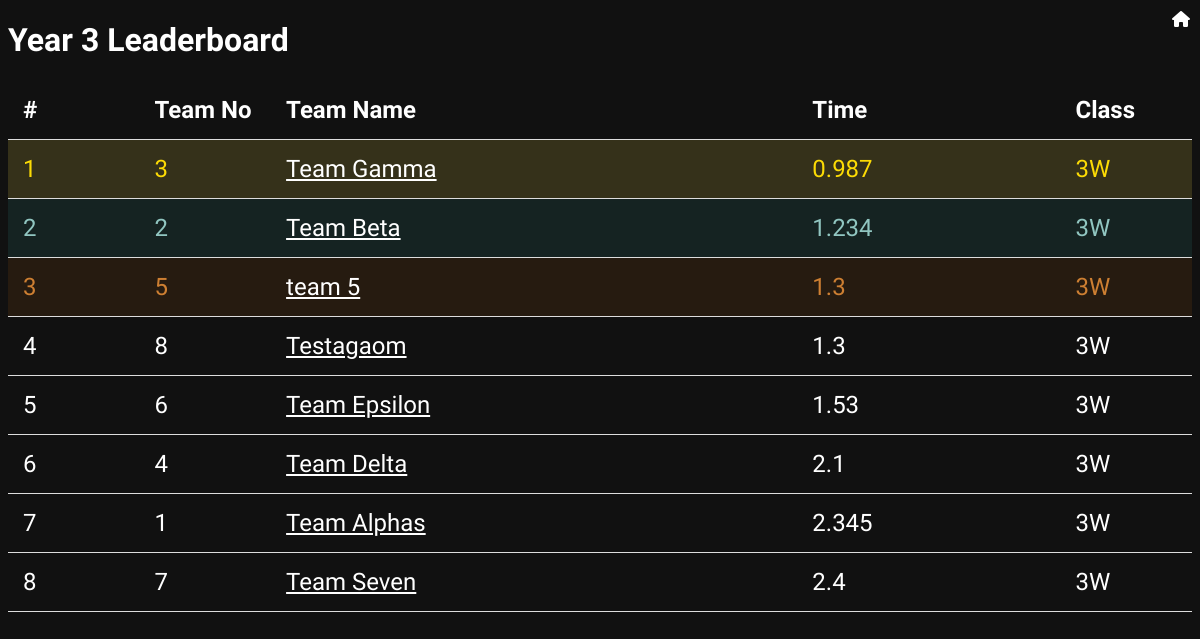
/leaderboard/3, run on the app's committed database.
### tables this page shows
CREATE TABLE teams (
    id INTEGER PRIMARY KEY,    -- Corresponds to the "#" in the JSON
    name VARCHAR(255),         -- Team name
    class VARCHAR(10),         -- Class (e.g., "6L", "3W")
    members VARCHAR(255)       -- Team members (CSV) 
    
);

### main.py (the view)
@app.route('/leaderboard/<filter>')
def leaderboard(filter):
    teams = getLeaderboard(filter)
    filterDesc = None
    if filter.isnumeric():
        filterDesc = "Year " + filter
    elif filter=="*":
        filterDesc = "All Students "
    else:
        filterDesc = "Class " + filter
    return render_template('board.html', teams=teams, desc=filterDesc)

### main.py (called while the page is built)
def get_db_connection():
    conn = sqlite3.connect('test.db')
    conn.row_factory = sqlite3.Row  # Set row_factory to sqlite3.Row
    cursor = conn.cursor()
    return conn, cursor

def getLeaderboard(filter):
    if filter == '*':
        filter = ''
    filter = f"%{filter}%"
    conn, cursor = get_db_connection()
    cursor.execute('''
    SELECT te.id, te.name, te.class, MIN(t.time_record) AS fastest_time
    FROM teams te
    LEFT JOIN times t ON te.id = t.team_id
    WHERE te.class LIKE ?
    GROUP BY te.id, te.name
    ORDER BY
    CASE WHEN MIN(t.time_record) IS NULL THEN 999 ELSE MIN(t.time_record) END;
    ''', (filter,))
    teams = cursor.fetchall()
    conn.close()
    return teams

### templates/board.html (shortened to what this page needs)
<!DOCTYPE HTML>
<html>
<head>
    <link rel="stylesheet" type="text/css" href="{{ url_for('static', filename='css/style.css') }}">
    <link rel="stylesheet" href="https://cdnjs.cloudflare.com/ajax/libs/font-awesome/6.0.0-beta3/css/all.min.css">
</head>
<body>
  <a href="/" class="home-icon">
    <i class="fas fa-home"></i>
</a>
<h1> {{ desc }} Leaderboard</h1>
  <table style='width:100%'>
    <thead>
      <colgroup>
        <col " width="10%">
        <col width="10%">
        <col  width="40%">
        <col  width="20%">
        <col  width="10%">
      </colgroup>
      <tr>
        <th>#</th>
        <th>Team No</th>
        <th>Team Name</th>
        <th>Time</th>
        <th>Class</th>
      </tr>
  </thead>
  <tbody>
    {% for team in teams %}
    <tr class="{{ 'first' if loop.index == 1 else 'second' if loop.index == 2 else 'third' if loop.index == 3 else '' }}">
        <td>{{ loop.index }}</td>
        <td>{{ team['id'] }}</td>
        <td><a href="/team/{{ team['id'] }}">{{ team['name'] }}</a></td>
        <td>{{ team['fastest_time'] }}</td>
        <td>{{ team['class'] }}</td>
      </tr>
    {% endfor %}
  </table>
</body>
</html>

### static/css/style.css (style rules this page uses)
body { background-color: #111111; color: white; font-family: 'Exo', sans-serif; font-size:100%; }
table { border-collapse: collapse; width:100%; font-size:150%; border-color: #6b6566; }
th, td { border-bottom: 1px solid #ddd; padding:15px; text-align: left; }
.first { color:#fcdb05; background-color:#35311a; }
.second { color:#91c6c1; background-color:#152322; }
.third { color:#cd7f32; background-color:#261b10; }

### templates/board.html (style rules this page uses)
a { color: white; text-decoration: underline; }
.home-icon { position: fixed; top: 10px; right: 10px; z-index: 100; }

### data on the page
teams: id "3", name "Team Gamma", fastest_time "0.987", class "3W"
teams: id "2", name "Team Beta", fastest_time "1.234", class "3W"
teams: id "5", name "team 5", fastest_time "1.3", class "3W"
teams: id "8", name "Testagaom", fastest_time "1.3", class "3W"
teams: id "6", name "Team Epsilon", fastest_time "1.53", class "3W"
teams: id "4", name "Team Delta", fastest_time "2.1", class "3W"
teams: id "1", name "Team Alphas", fastest_time "2.345", class "3W"
teams: id "7", name "Team Seven", fastest_time "2.4", class "3W"

### other printed values
{{ desc }} "Year 3"
